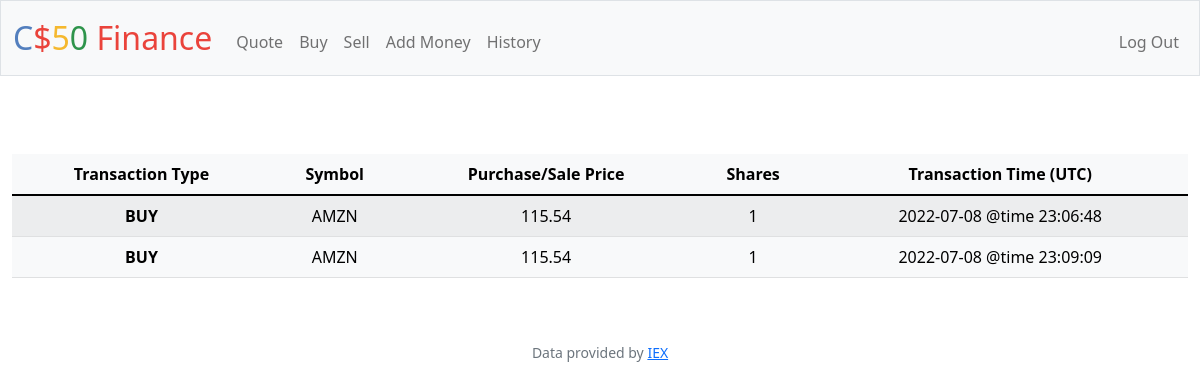
Page /history (signed in) on the earlier database version.
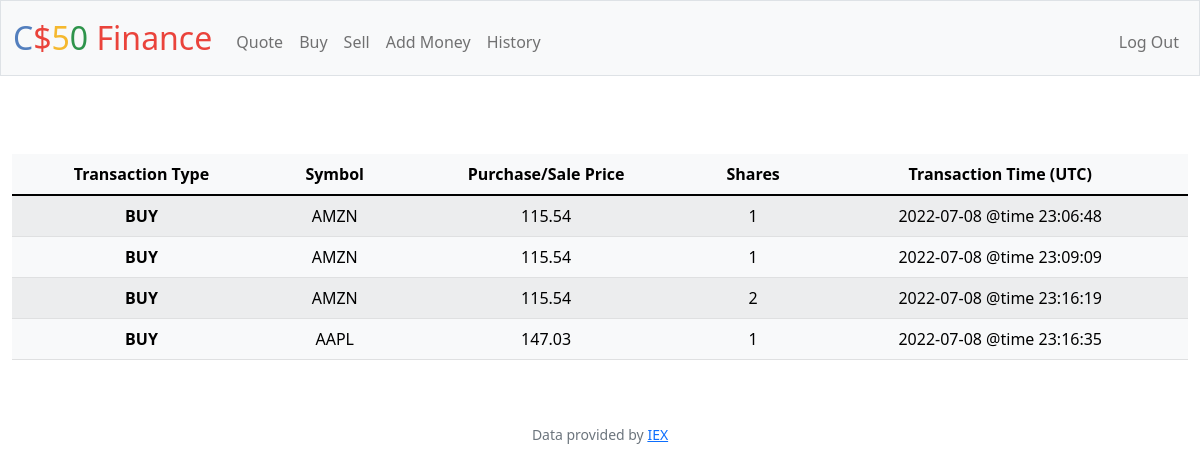
Same page on the later database version.
### tables this page shows
CREATE TABLE orders (user_id, symbol, shares, price, timestamp);

### app.py (the view)
@app.route("/history")
@login_required
def history():
    rows = db.execute("SELECT symbol, shares, price, timestamp FROM orders WHERE user_id = ?", session["user_id"])
    if not rows:
        return apology("You have no transactions recorded")
    return render_template("history.html", rows = rows)

### app.py (called while the page is built)
@app.after_request
def after_request(response):
    response.headers["Cache-Control"] = "no-cache, no-store, must-revalidate"
    response.headers["Expires"] = 0
    response.headers["Pragma"] = "no-cache"
    return response

### helpers.py (called while the page is built)
def login_required(f):
    @wraps(f)
    def decorated_function(*args, **kwargs):
        if session.get("user_id") is None:
            return redirect("/login")
        return f(*args, **kwargs)
    return decorated_function

### templates/history.html (shortened to what this page needs)
{% extends "layout.html" %}
{% block main %}
    <table style='margin-top: 30px' class="table table-striped table-light">
        <thead>
        <tr>
            <th scope="col"> Transaction Type </th>
            <th scope="col"> Symbol </th>
            <th scope="col"> Purchase/Sale Price </th>
            <th scope="col"> Shares </th>
            <th scope="col"> Transaction Time (UTC) </th>
        </tr>
        </thead>
        <tbody>
            {% for row in rows %}
            <tr>
                <th scope="row">
                    {{ "BUY" if row["shares"] > 0 else "SELL" }}
                </th>
                <td>  {{ row["symbol"] }}  </td>
                <td>  {{ row["price"] }}  </td>
                <td>  {{ row["shares"]|abs }}  </td>
                <td>  {{ row["timestamp"] }}  </td>
            </tr>
            {% endfor %}
        </body>
{% endblock %}

### templates/layout.html (shortened to what this page needs)
<!DOCTYPE html>
<html lang="en">
    <head>
        <link href="https://cdn.jsdelivr.net/npm/bootstrap@5.1.3/dist/css/bootstrap.min.css" rel="stylesheet">
        <link href="/static/styles.css" rel="stylesheet">
    </head>
    <body>
        <nav class="bg-light border navbar navbar-expand-md navbar-light">
            <div class="container-fluid">
                <a class="navbar-brand" href="/"><span class="blue">C</span><span class="red">$</span><span class="yellow">5</span><span class="green">0</span> <span class="red">Finance</span></a>
                <div class="collapse navbar-collapse" id="navbar">
                    {% if session["user_id"] %}
                        <ul class="navbar-nav me-auto mt-2">
                            <li class="nav-item"><a class="nav-link" href="/quote">Quote</a></li>
                            <li class="nav-item"><a class="nav-link" href="/buy">Buy</a></li>
                            <li class="nav-item"><a class="nav-link" href="/sell">Sell</a></li>
                            <li class="nav-item"><a class="nav-link" href="/add_cash">Add Money</a></li>
                            <li class="nav-item"><a class="nav-link" href="/history">History</a></li>
                        </ul>
                        <ul class="navbar-nav ms-auto mt-2">
                            <li class="nav-item"><a class="nav-link" href="/logout">Log Out</a></li>
                        </ul>
                    {% else %}
                        <ul class="navbar-nav ms-auto mt-2">
                            <li class="nav-item"><a class="nav-link" href="/register">Register</a></li>
                            <li class="nav-item"><a class="nav-link" href="/login">Log In</a></li>
                        </ul>
                    {% endif %}
                </div>
            </div>
        </nav>
        <main class="container-fluid py-5 text-center">
            {% block main %}{% endblock %}
        <footer class="mb-5 small text-center text-muted">
            Data provided by <a href="https://iexcloud.io/">IEX</a>
        </footer>
    </body>
</html>

### static/styles.css (style rules this page uses)
nav .navbar-brand { font-size: xx-large; }
nav .navbar-brand .blue { color: #537fbe; }
nav .navbar-brand .red { color: #ea433b; }
nav .navbar-brand .yellow { color: #f5b82e; }
nav .navbar-brand .green { color: #2e944b; }
main { overflow-x: auto; text-align: center; }

Differences in the rows shown:
added orders: shares "BUY", symbol "AMZN", price "115.54", shares|abs "2", timestamp "2022-07-08 @time 23:16:19"
added orders: shares "BUY", symbol "AAPL", price "147.03", shares|abs "1", timestamp "2022-07-08 @time 23:16:35"
